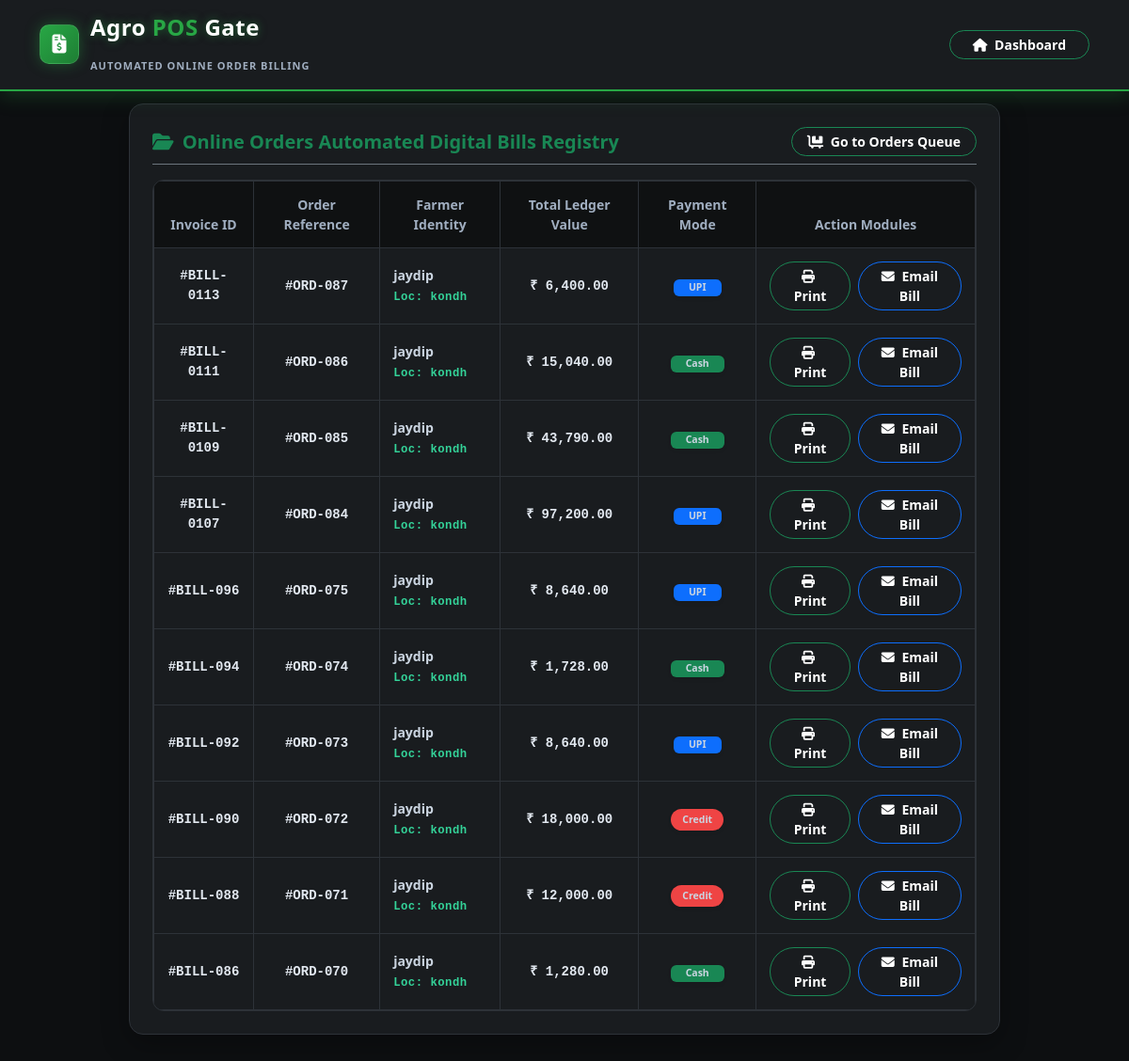
/billing.php, run on the app's committed database.
### tables this page shows
CREATE TABLE `bills` (
  `bill_id` int(11) NOT NULL AUTO_INCREMENT,
  `farmer_id` int(11) DEFAULT NULL,
  `total_amount` decimal(10,2) NOT NULL,
  `discount` decimal(10,2) DEFAULT 0.00,
  `payment_mode` enum('Cash','UPI','Credit') NOT NULL,
  `bill_date` timestamp NOT NULL DEFAULT current_timestamp(),
  `order_id` int(11) DEFAULT NULL,
  PRIMARY KEY (`bill_id`),
  UNIQUE KEY `unique_order_id` (`order_id`),
  KEY `farmer_id` (`farmer_id`),
  CONSTRAINT `bills_ibfk_1` FOREIGN KEY (`farmer_id`) REFERENCES `farmers` (`farmer_id`) ON DELETE CASCADE
);

CREATE TABLE `farmers` (
  `farmer_id` int(11) NOT NULL AUTO_INCREMENT,
  `farmer_name` varchar(100) NOT NULL,
  `phone_number` varchar(15) NOT NULL,
  `password` varchar(255) NOT NULL,
  `village` varchar(50) NOT NULL,
  `land_vigha` decimal(5,2) NOT NULL,
  `total_baki` decimal(10,2) NOT NULL DEFAULT 0.00,
  `upi_id` varchar(100) DEFAULT NULL,
  `bank_account` varchar(100) DEFAULT NULL,
  `state` varchar(50) DEFAULT NULL,
  `city` varchar(50) DEFAULT NULL,
  `house_no` varchar(255) DEFAULT NULL,
  `road_name` varchar(255) DEFAULT NULL,
  `address_type` varchar(20) DEFAULT 'Home',
  `email` varchar(100) DEFAULT NULL,
  `profile_image` varchar(255) DEFAULT NULL,
  PRIMARY KEY (`farmer_id`),
  UNIQUE KEY `phone_number` (`phone_number`)
);

### billing.php (the view, shortened to what this page needs)
<?php
require_once __DIR__ . '/../config/db_config.php';
$recent_bills = $conn->query("SELECT b.*, f.farmer_name, f.village, f.email,
                                     (SELECT COUNT(*) FROM ledger l WHERE l.bill_id = b.bill_id AND l.due_amount > 0) AS is_ledger_credit
                              FROM bills b
                              JOIN farmers f ON b.farmer_id = f.farmer_id
                              WHERE b.order_id IS NOT NULL AND b.order_id > 0
                              ORDER BY b.bill_id DESC LIMIT 10")->fetchAll();
?>
<!DOCTYPE html>
<html lang="en">
<head>
    <link href="https://cdn.jsdelivr.net/npm/bootstrap@5.3.0/dist/css/bootstrap.min.css" rel="stylesheet">
    <link rel="stylesheet" href="https://cdnjs.cloudflare.com/ajax/libs/font-awesome/6.4.0/css/all.min.css">
    <link rel="stylesheet" href="css/style.css">
</head>
<body>
    <nav class="navbar navbar-expand-lg navbar-dark custom-nav py-3 mb-4 shadow-sm fixed-top" style="background-color: #191c1f; border-bottom: 1px solid #2d3238;">
        <div class="container d-flex justify-content-between align-items-center">
            <a href="admin_dashboard.php" class="premium-logo-container">
                <div class="premium-logo-icon-wrapper"><i class="fa-solid fa-file-invoice-dollar"></i></div>
                <div class="premium-logo-text-wrapper">
                    <div class="logo-main-text">Agro <span>POS</span> Gate</div>
                    <div class="logo-sub-text">Automated Online Order Billing</div>
                </div>
            </a>
            <a href="admin_dashboard.php" class="btn btn-sm btn-outline-success rounded-pill px-4 text-white fw-bold"><i class="fa-solid fa-house me-1"></i> Dashboard</a>
        </div>
    </nav>
    <div class="container">
        <div class="row justify-content-center">
            <div class="col-md-10">
                <div class="card card-custom p-4">
                    <div class="d-flex justify-content-between align-items-center mb-3 border-bottom border-secondary pb-2">
                        <h5 class="fw-bold text-success m-0"><i class="fa-solid fa-folder-open me-1"></i> Online Orders Automated Digital Bills Registry</h5>
                        <a href="orders_manage.php" class="btn btn-sm btn-outline-success rounded-pill px-3 fw-bold text-white"><i class="fa-solid fa-cart-flatbed me-1"></i> Go to Orders Queue</a>
                    </div>
                    <div class="table-responsive">
                        <table class="table table-dark table-hover table-bordered text-center align-middle table-custom-fix small mb-0">
                            <thead>
                                <tr>
                                    <th>Invoice ID</th>
                                    <th>Order Reference</th>
                                    <th>Farmer Identity</th>
                                    <th>Total Ledger Value</th>
                                    <th>Payment Mode</th>
                                    <th>Action Modules</th>
                                </tr>
                            </thead>
                            <tbody>
                                <?php if(empty($recent_bills)): ?>
                                    <tr><td colspan="6" class="text-muted p-4">No online order bills generated yet. Go to Order Control to sync bills.</td></tr>
                                <?php else: foreach($recent_bills as $rb): ?>
                                    <tr>
                                        <td class="font-monospace text-success fw-bold">#BILL-0<?php echo $rb['bill_id']; ?></td>
                                        <td class="font-monospace text-warning fw-bold">#ORD-0<?php echo $rb['order_id']; ?></td>
                                        <td class="text-start">
                                            <span class="fw-bold text-white"><?php echo htmlspecialchars($rb['farmer_name']); ?></span><br>
                                            <small class="text-muted font-monospace">Loc: <?php echo htmlspecialchars($rb['village']); ?></small>
                                        </td>
                                        <td class="fw-bold text-success font-monospace">₹ <?php echo number_format($rb['total_amount'], 2); ?></td>
                                        <td>
                                            <?php
                                            $m = isset($rb['payment_mode']) ? trim($rb['payment_mode']) : '';
                                            $is_credit = intval($rb['is_ledger_credit']);
                                            if ($m == 'Credit' || $is_credit > 0) {
                                                echo "<span class='badge bg-danger fw-bold text-white px-3 py-1.5 shadow-sm'>Credit</span>";
                                            } elseif ($m == 'UPI') {
                                                echo "<span class='badge bg-primary fw-bold text-white px-3 py-1.5 shadow-sm'>UPI</span>";
                                            } else {
                                                echo "<span class='badge bg-success fw-bold text-white px-3 py-1.5 shadow-sm'>Cash</span>";
                                            }
                                            ?>
                                        </td>
                                        <td>
                                            <div class="d-flex justify-content-center gap-2">
                                                <button onclick="printInvoice(<?php echo $rb['bill_id']; ?>)" class="btn btn-sm btn-outline-success py-1 px-3 fw-bold text-white rounded-pill" title="Print Invoice"><i class="fa-solid fa-print me-1"></i> Print</button>
                                                <form method="POST" class="d-inline">
                                                    <button type="submit" name="send_direct_email" class="btn btn-sm btn-outline-primary py-1 px-3 fw-bold text-white rounded-pill" title="Send Email with Invoice Details">
                                                        <i class="fa-solid fa-envelope me-1"></i> Email Bill
                                                    </button>
                                                </form>
                                            </div>
                                        </td>
                                    </tr>
                                <?php endforeach; endif; ?>
                            </tbody>
                        </table>
                    </div>
                </div>
            </div>
        </div>
    </div>
</body>
</html>

### style.css (style rules this page uses)
:root { --bg-main: #0d0f11; --bg-card: #191c1f; --bg-darker: #0f1112; --text-white: #ffffff; --text-muted: #a0aec0; --primary-green: #28a745; --gradient-green: linear-gradient(135deg, #1e7e34, #198754); --border-color: #2d3238; }
body { background-color: var(--bg-main) !important; color: #e2e8f0 !important; font-family: 'Segoe UI', system-ui, -apple-system, sans-serif; transition: background-color 0.3s ease; }
.premium-logo-container { display: flex; align-items: center; text-decoration: none !important; gap: 12px; }
.premium-logo-icon-wrapper { width: 42px; height: 42px; background: linear-gradient(135deg, #28a745, #1e7e34); border-radius: 10px; display: flex; align-items: center; justify-content: center; color: #ffffff; font-size: 20px; box-shadow: 0 0 15px rgba(40, 167, 69, 0.4); border: 1px solid rgba(255, 255, 255, 0.1); }
.premium-logo-text-wrapper .logo-main-text { font-size: 20px; font-weight: 800; color: #ffffff; line-height: 1.1; letter-spacing: 0.5px; }
.premium-logo-text-wrapper .logo-main-text span { color: var(--primary-green); }
.premium-logo-text-wrapper .logo-sub-text { font-size: 11px; color: var(--text-muted); font-weight: 600; letter-spacing: 1px; text-transform: uppercase; }
.card-custom { background: var(--bg-card) !important; border: 1px solid var(--border-color) !important; border-radius: 15px !important; box-shadow: 0 10px 30px rgba(0, 0, 0, 0.3) !important; }
.table-responsive { border-radius: 12px; border: 1px solid var(--border-color); }
.card-custom label, .card-custom .small { color: #e2e8f0 !important; font-weight: 600 !important; }
.table-custom-fix td small.text-muted, .table-dark td small.text-muted, .table td small.text-muted { color: #34d399 !important; font-weight: 700 !important; font-family: 'Courier New', Courier, monospace !important; letter-spacing: 0.5px; }
.navbar.custom-nav.fixed-top { background-color: #191c1f !important; border-bottom: 2px solid #28a745 !important; box-shadow: 0 4px 20px rgba(40, 167, 69, 0.25) !important; transition: all 0.3s ease; }
.table-custom-fix, .table-bordered, .table-custom-fix th, .table-custom-fix td { border: 1px solid #454d55 !important; }
.table-custom-fix td, .table-custom-fix td strong, .table-custom-fix td span, .table-custom-fix .text-muted-custom { color: #cbd5e1 !important; opacity: 1 !important; }
.table-custom-fix td.font-monospace { color: #e2e8f0 !important; font-weight: 600 !important; }
.card-custom small, .card-custom small.text-muted, .card-custom span.text-muted, .card-custom .text-muted { color: #cbd5e1 !important; opacity: 1 !important; font-weight: 500 !important; }
.table-custom-fix th, .table-custom-fix td { border: 1px solid #2d3238 !important; padding: 14px !important; color: #e2e8f0 !important; }
.table-custom-fix th { background-color: #0f1112 !important; color: #a0aec0 !important; font-weight: 700; }
.badge.bg-danger { background-color: #ef4444 !important; padding: 6px 12px !important; border-radius: 20px !important; font-weight: 600 !important; }
.logo-main-text { font-size: 24px !important; font-weight: 800 !important; color: #ffffff !important; background: transparent !important; text-shadow: 0 0 10px rgba(40, 167, 69, 0.5); margin-bottom: 20px; letter-spacing: 1px; }
.logo-main-text { font-size: 24px !important; font-weight: 800 !important; color: #ffffff !important; text-shadow: 0 0 10px rgba(40, 167, 69, 0.5); letter-spacing: 1px; }
.text-muted, label { color: #e2e8f0 !important; font-weight: 700 !important; opacity: 1 !important; }

### billing.php (style rules this page uses)
body { background-color: #0d0f11; color: #e2e8f0; font-family: 'Segoe UI', system-ui, sans-serif; padding-bottom: 80px; padding-top: 110px; }
.card-custom { background: #191c1f !important; border: 1px solid #2d3238 !important; border-radius: 15px !important; box-shadow: 0 10px 30px rgba(0,0,0,0.3) !important; color: white; }
.table-custom-fix th { background-color: #0f1112 !important; color: #a0aec0 !important; border-color: #2d3238 !important; font-weight: 600; }
.table-custom-fix td { background-color: transparent !important; color: #ffffff !important; border-color: #2d3238 !important; vertical-align: middle; }

### data on the page
bills: bill_id "113", order "87", farmer.farmer_name "jaydip", farmer.village "kondh", total_amount "6,400.00", payment_mode "UPI"
bills: bill_id "111", order "86", farmer.farmer_name "jaydip", farmer.village "kondh", total_amount "15,040.00", payment_mode "Cash"
bills: bill_id "109", order "85", farmer.farmer_name "jaydip", farmer.village "kondh", total_amount "43,790.00", payment_mode "Cash"
bills: bill_id "107", order "84", farmer.farmer_name "jaydip", farmer.village "kondh", total_amount "97,200.00", payment_mode "UPI"
bills: bill_id "96", order "75", farmer.farmer_name "jaydip", farmer.village "kondh", total_amount "8,640.00", payment_mode "UPI"
bills: bill_id "94", order "74", farmer.farmer_name "jaydip", farmer.village "kondh", total_amount "1,728.00", payment_mode "Cash"
bills: bill_id "92", order "73", farmer.farmer_name "jaydip", farmer.village "kondh", total_amount "8,640.00", payment_mode "UPI"
bills: bill_id "90", order "72", farmer.farmer_name "jaydip", farmer.village "kondh", total_amount "18,000.00", payment_mode "Credit"
bills: bill_id "88", order "71", farmer.farmer_name "jaydip", farmer.village "kondh", total_amount "12,000.00", payment_mode "Credit"
bills: bill_id "86", order "70", farmer.farmer_name "jaydip", farmer.village "kondh", total_amount "1,280.00", payment_mode "Cash"
